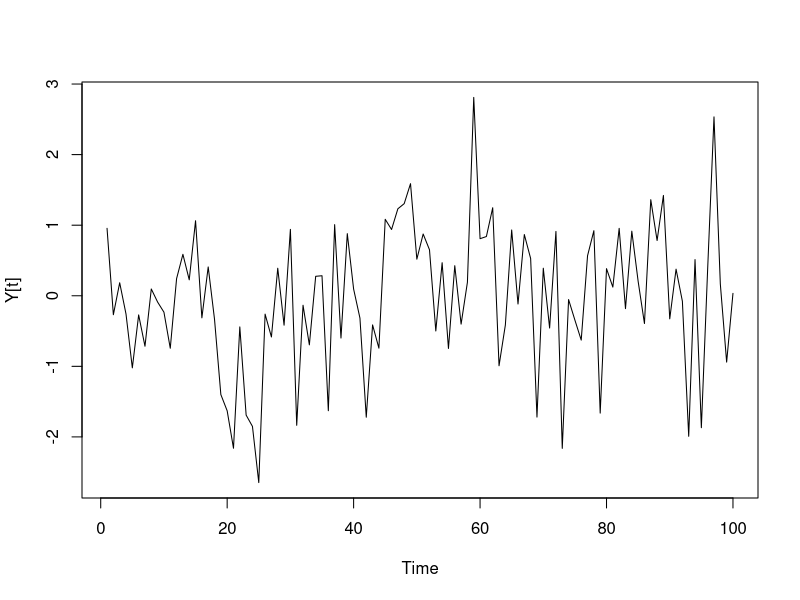
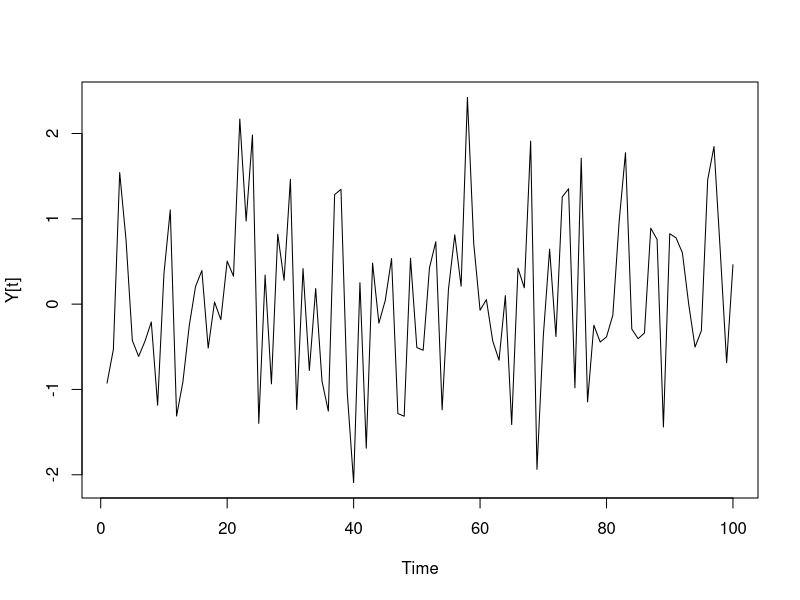
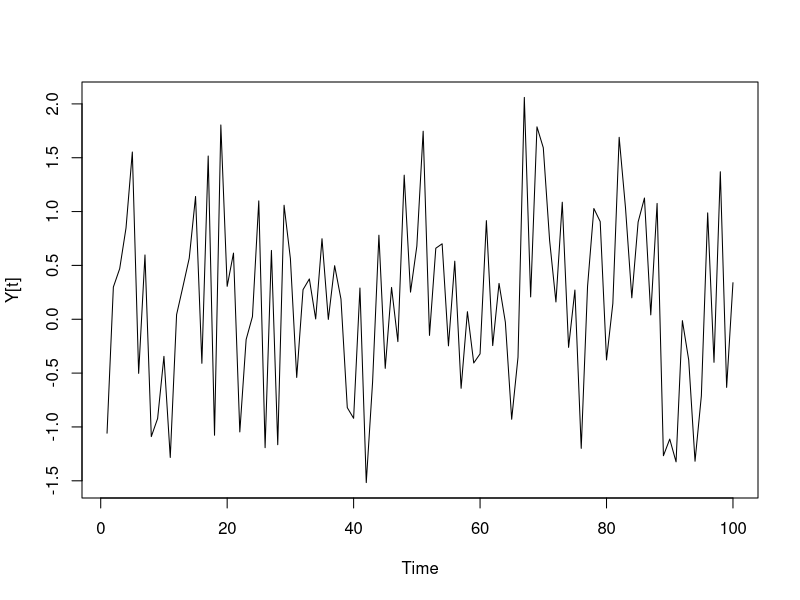
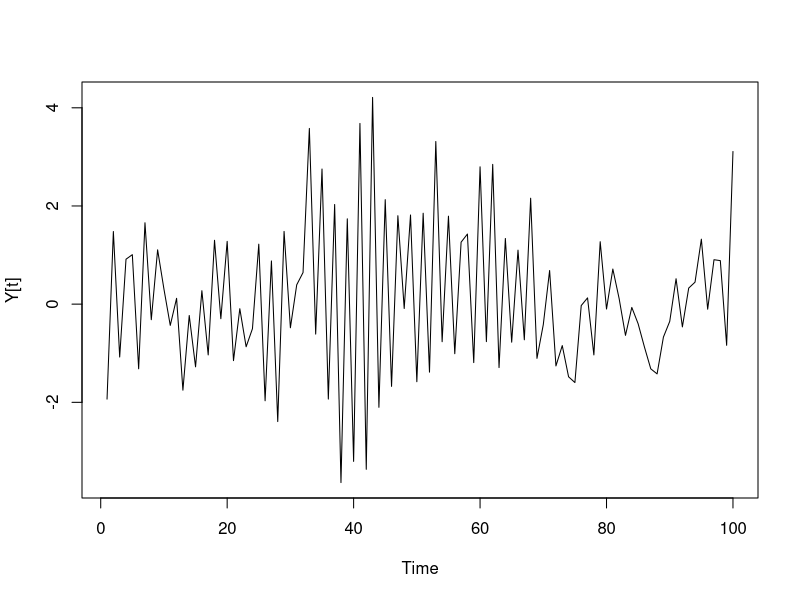
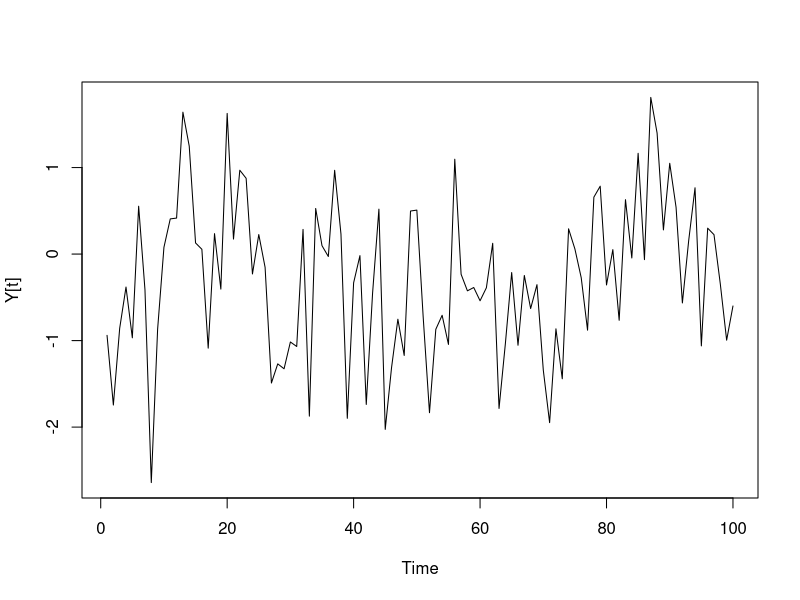
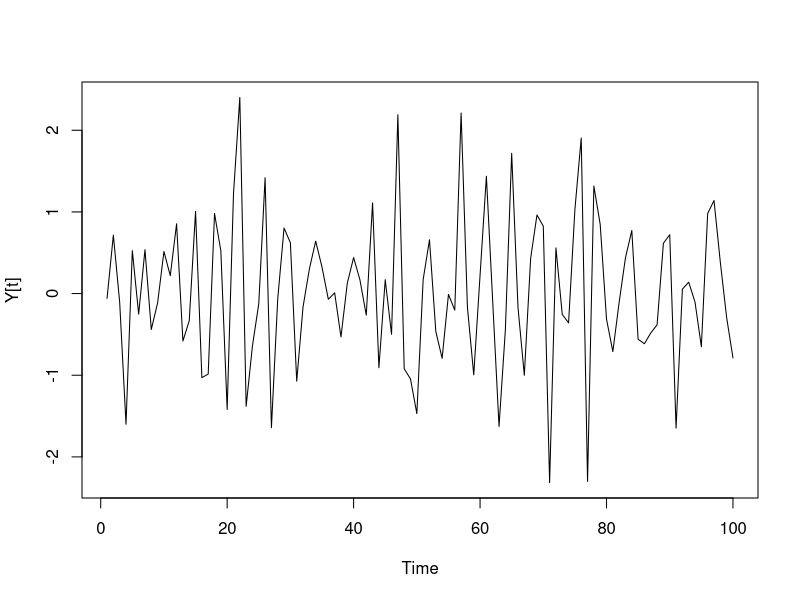
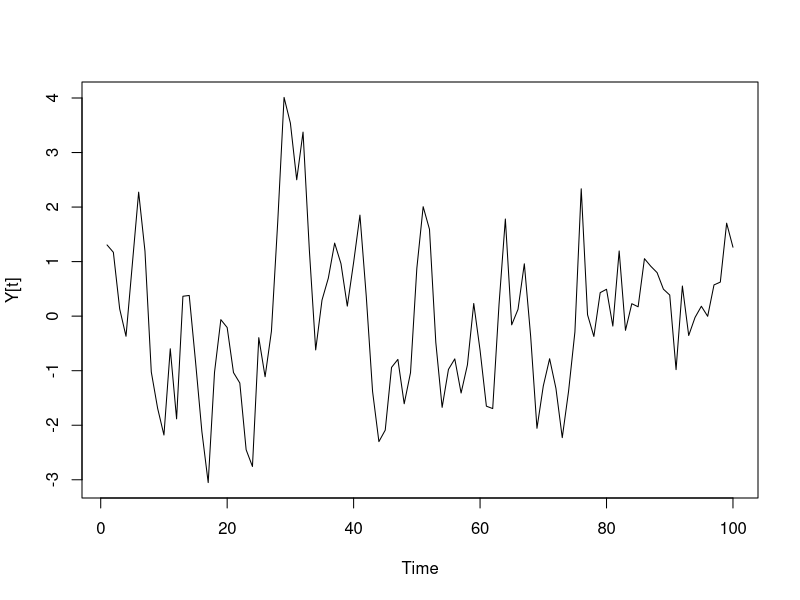
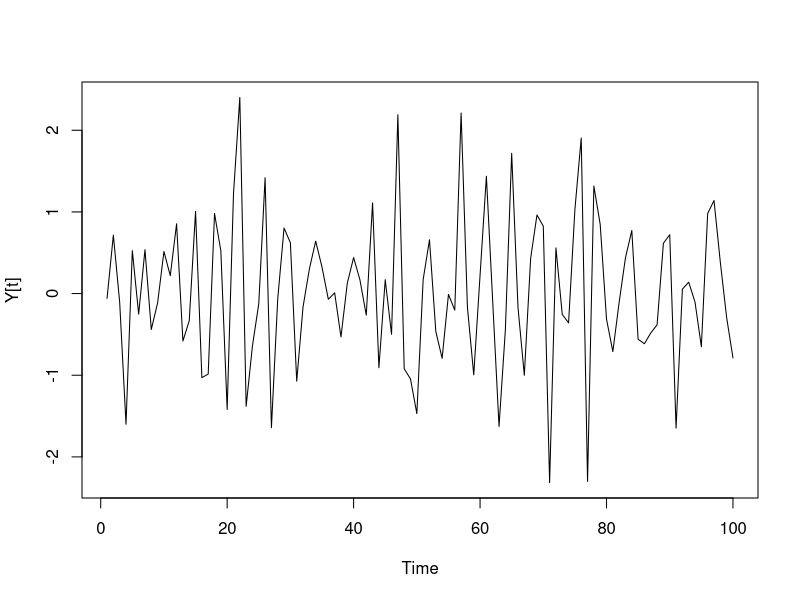

Write the R code that produced these figures, in order.
setwd("C:/Users/jesus/Tarea5/")
rm(list=ls())

library(ggplot2)
library(tseries)
library(forecast)
library(quantmod)
library(dplyr)

set.seed(126)
AR2 <- arima.sim(model=list(order=c(2,0,0), ar=c(0.1,0.2), sd=0.1),n=100)
AR2a<-arima.sim(n=100,model=list(order=c(2,0,0), ar=c(-0.1,-0.2), sd=0.1))
AR2b<-arima.sim(n=100,model=list(order=c(2,0,0), ar=c(0.3,0.4), sd=0.1))
AR2c<-arima.sim(n=100,model=list(order=c(2,0,0), ar=c(-0.3,0.4), sd=0.1))
AR2d<-arima.sim(n=100,model=list(order=c(2,0,0), ar=c(0.2,0.2), sd=0.1))
AR2e<-arima.sim(n=100,model=list(order=c(2,0,0), ar=c(-0.2,-0.2), sd=0.1))
AR2f<-arima.sim(n=100,model=list(order=c(2,0,0), ar=c(0.7,-0.1), sd=0.1))
AR2g<-arima.sim(n=100,model=list(order=c(2,0,0), ar=c(-0.7,-0.1), sd=0.1))
####Graficando las simulaciones en primera forma####
plot.ts(AR2,ylab="Y[t]")
plot.ts(AR2a,ylab="Y[t]")
plot.ts(AR2b,ylab="Y[t]")
plot.ts(AR2c,ylab="Y[t]")
plot.ts(AR2d,ylab="Y[t]")
plot.ts(AR2e,ylab="Y[t]")
plot.ts(AR2f,ylab="Y[t]")
plot.ts(AR2e,ylab="Y[t]")
plot.ts(AR2g,ylab="Y[t]")
adf.test(AR2e)
ar.acf<-acf(AR2g,type = "correlation",plot=T)

####Probando para un n<30####
AR21<-arima.sim(n=25,model=list(order=c(2,0,0), ar=c(-0.1,-0.2), sd=0.1))
plot.ts(AR21,ylab="Y[t]")
adf.test(AR21)
acf(AR21)

####Graficando las simulaciones en segunda forma####
par(mfrow = c(2,4))
ylm <- c(min(AR2a, AR2b, AR2c, AR2d, AR2e, AR2f, AR2g), 
             max(AR2a, AR2b, AR2c, AR2d, AR2e, AR2f, AR2g))

plot.ts(AR2a, ylim = ylm, main = "phi[1] = -0.1 &  phi[2] = -0.2")
plot.ts(AR2b, ylim = ylm, main = " phi[1] = 0.3 &  phi[2] = 0.4")
plot.ts(AR2c, ylim = ylm, main = " phi[1] = -0.3 &  phi[2] =0.4")
plot.ts(AR2d, ylim = ylm, main = " phi[1] = 0.2 & phi[2] = 0.2")
plot.ts(AR2e, ylim = ylm, main = " phi[1] = -0.2 &  phi[2] =-0.2")
plot.ts(AR2f, ylim = ylm, main = " phi[1] = 0.7 &  phi[2] = 0.1")
plot.ts(AR2g, ylim = ylm, main = " phi[1] = -0.7 &  phi[2] = -0.1")

graphics.off()

####Graficando funciones de autocorrelacion simple Y Autocorrelacion parcial####
par(mfrow=c(1,2))
acf(AR2a, ylim = ylm, main = "phi[1] = -0.1 &  phi[2] = -0.2")
pacf(AR2a, ylim = ylm, main = "phi[1] = -0.1 &  phi[2] = -0.2")

par(mfrow=c(1,2))
acf(AR2b, ylim = ylm, main = " phi[1] = 0.3 &  phi[2] = 0.4")
pacf(AR2b, ylim = ylm, main = " phi[1] = 0.3 &  phi[2] = 0.4")

par(mfrow=c(1,2))
acf(AR2c, ylim = ylm, main = " phi[1] = -0.3 &  phi[2] =0.4")
pacf(AR2c, ylim = ylm, main = " phi[1] = -0.3 &  phi[2] =0.4")

par(mfrow=c(1,2))
acf(AR2d, ylim = ylm, main = " phi[1] = 0.2 & phi[2] = 0.2")
pacf(AR2d, ylim = ylm, main = " phi[1] = 0.2 & phi[2] = 0.2")

par(mfrow=c(1,2))
acf(AR2e, ylim = ylm, main = " phi[1] = -0.2 &  phi[2] =-0.2")
pacf(AR2e, ylim = ylm, main = " phi[1] = -0.2 &  phi[2] =-0.2")

par(mfrow=c(1,2))
acf(AR2f, ylim = ylm, main = " phi[1] = 0.7 &  phi[2] = 0.1")
pacf(AR2f, ylim = ylm, main = " phi[1] = 0.7 &  phi[2] = 0.1")

par(mfrow=c(1,2))
acf(AR2g, ylim = ylm, main = " phi[1] = -0.7 &  phi[2] = -0.1")
pacf(AR2g, ylim = ylm, main = " phi[1] = -0.7 &  phi[2] = -0.1")

####Forma MA(2), funciones de autocorrelacion simple y parcial####
rm(list=ls())
set.seed(126)

layout(matrix(c(1,1,2,3) ,2,2,byrow=TRUE))
MA2a<-arima.sim(list(order=c(0,0,2),ma=c(0.3,0.2)),n=100)
plot(MA2a,main=(expression(MA(2)~~~~theta==c(0.3,0.2))))
acf(MA2a , main=(expression(MA(2)~~~~theta==c(0.3,0.2))))
pacf(MA2a ,main=(expression(MA(2)~~~~theta==c(0.3,0.2))))

layout(matrix(c(1,1,2,3) ,2,2,byrow=TRUE))
MA2b<-arima.sim(list(order=c(0,0,2),ma=c(-0.1,-0.3)),n=100)
plot(MA2b,main=(expression(MA2b~~~~theta==c(-0.1,-0.3))))
acf(MA2b , main=(expression(MA2b~~~~theta==c(-0.1,-0.3))))
pacf(MA2b ,main=(expression(MA2b~~~~theta==c(-0.1,-0.3))))

layout(matrix(c(1,1,2,3) ,2,2,byrow=TRUE))
MA2c<-arima.sim(list(order=c(0,0,2),ma=c(-0.3,0.5)),n=100)
plot(MA2c,main=(expression(MA2c~~~~theta==c(-0.3,0.5))))
acf(MA2c , main=(expression(MA2c~~~~theta==c(-0.3,0.5))))
pacf(MA2c ,main=(expression(MA2c~~~~theta==c(-0.3,0.5))))

layout(matrix(c(1,1,2,3) ,2,2,byrow=TRUE))
MA2d<-arima.sim(list(order=c(0,0,2),ma=c(0.7,0.1)),n=100)
plot(MA2d,main=(expression(MA2d~~~~theta==c(0.7,0.1))))
acf(MA2d , main=(expression(MA2d~~~~theta==c(0.7,0.1))))
pacf(MA2d ,main=(expression(MA2d~~~~theta==c(0.7,0.1))))

layout(matrix(c(1,1,2,3) ,2,2,byrow=TRUE))
MA2e<-arima.sim(list(order=c(0,0,2),ma=c(-0.1,0.1)),n=100)
plot(MA2e,main=(expression(MA2e~~~~theta==c(-0.1,0.1))))
acf(MA2e , main=(expression(MA2e~~~~theta==c(-0.1,0.1))))
pacf(MA2e ,main=(expression(MA2e~~~~theta==c(-0.1,0.1))))












